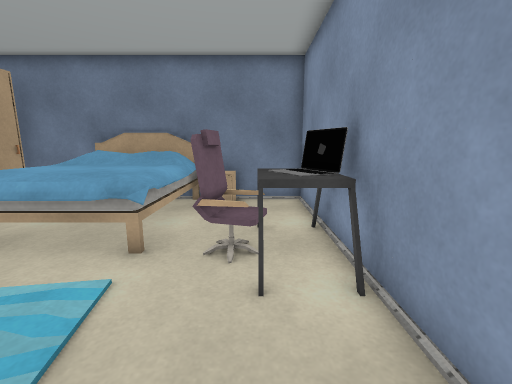
View 1 (above)

12 first-person views from a walk through a 3-D level made in the Unity game engine. The camera is 1.2 m above the floor, tilts 10° down and sees 90° across. The floor is counted in squares, 0.5 m on a side. Each view is taken from the middle of a square. On the plan, view 1 faces up. The plan holds only what a view shows up to about 17 squares ahead; the rest is blank. The place goes on beyond the plan. The player is left out. Door leaves are left out, so doorways stand open. Some surface patterns are stand-ins.

View 2
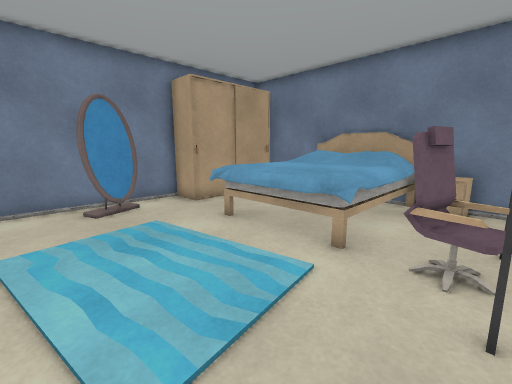

View 3
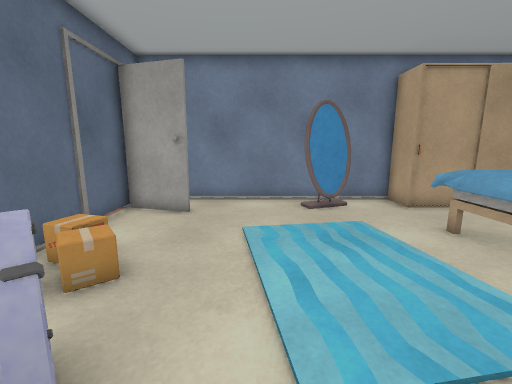

View 4
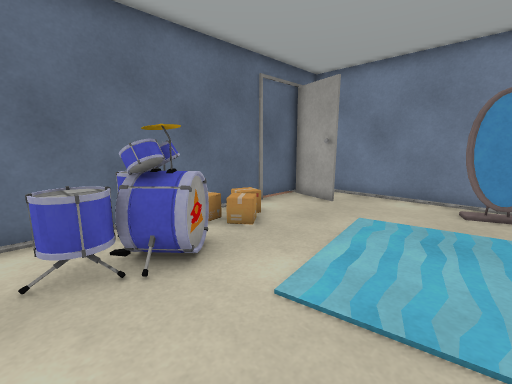

View 5
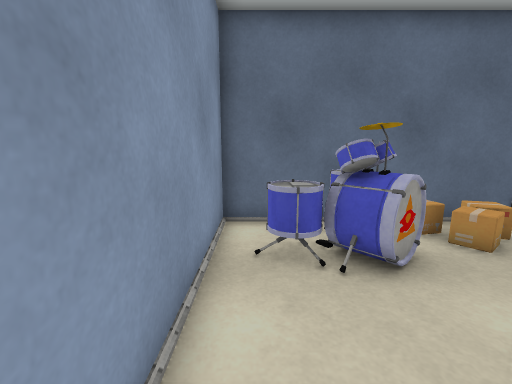

View 6
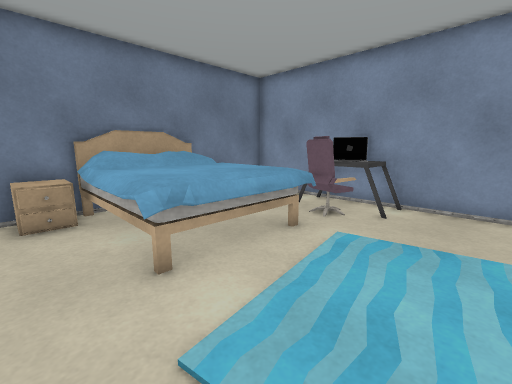

View 7
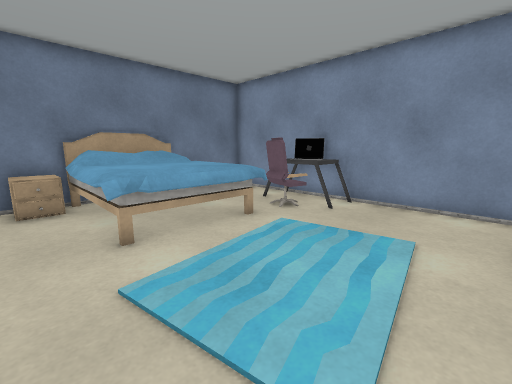

View 8
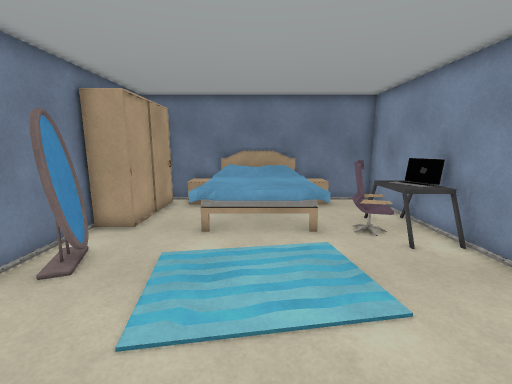

View 9
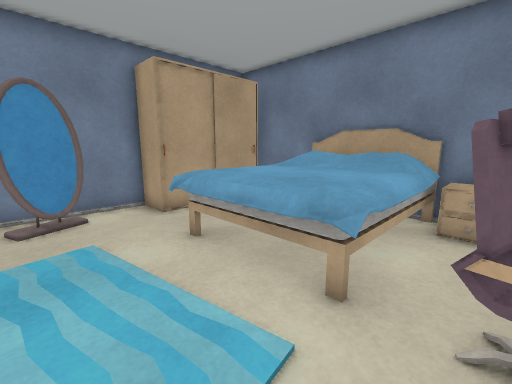

View 10
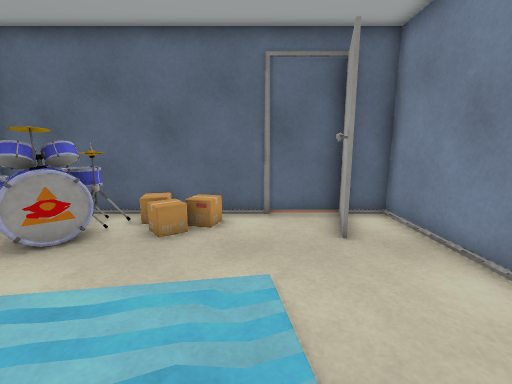

View 11
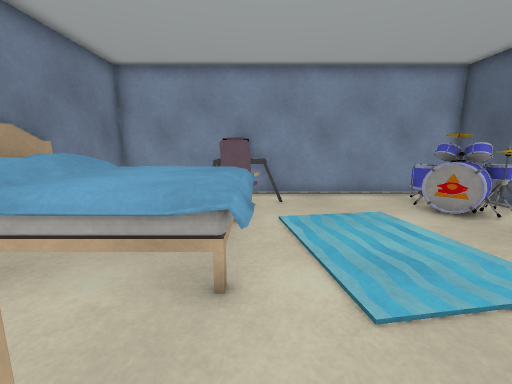

View 12
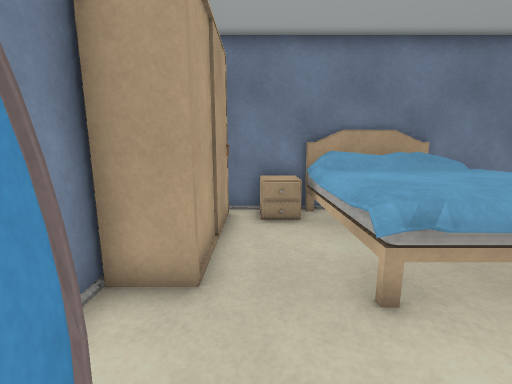

### Floor plan
Key: @ floor where view 1 was taken; # wall or solid block; . floor; / step, stairs or slope; = window, fence, low wall or low ledge; O other object.
Columns run from 12 left of view 1 to 2 right of it. Each row starts with its distance up from view 1.
 12  ##############
 11   #OOOO OOOO..#
 10   OOOOOOOOOO..#
  9   O..OOOOOO...#
  8   O..OOOOOO...#
  7   O..OOOOOO.OO#
  6 ###..OOOOOO##O#
  5 #....OOOOOO#OO#
  4 ###...........#
  3 ###...........#
  2 #.#...........#
  1 #.............#
  0 #...........@.#
 -1 #..........O..#
 -2 #.........OOOO#
 -3 #.##...//OOOOO#
 -4 #.#...////OO=.#
 -5 ###############

Positions as (right, up) in squares from view 1, and headings:
1: (0, 0), facing up
2: (0, 0), facing up-left
3: (0, 0), facing left
4: (1, 3), facing down-left
5: (1, 3), facing down
6: (-9, 1), facing up-right
7: (-9, -1), facing up-right
8: (-5, -4), facing up
9: (-1, 2), facing up-left
10: (-7, 4), facing down
11: (-11, 5), facing right
12: (-9, 2), facing up
